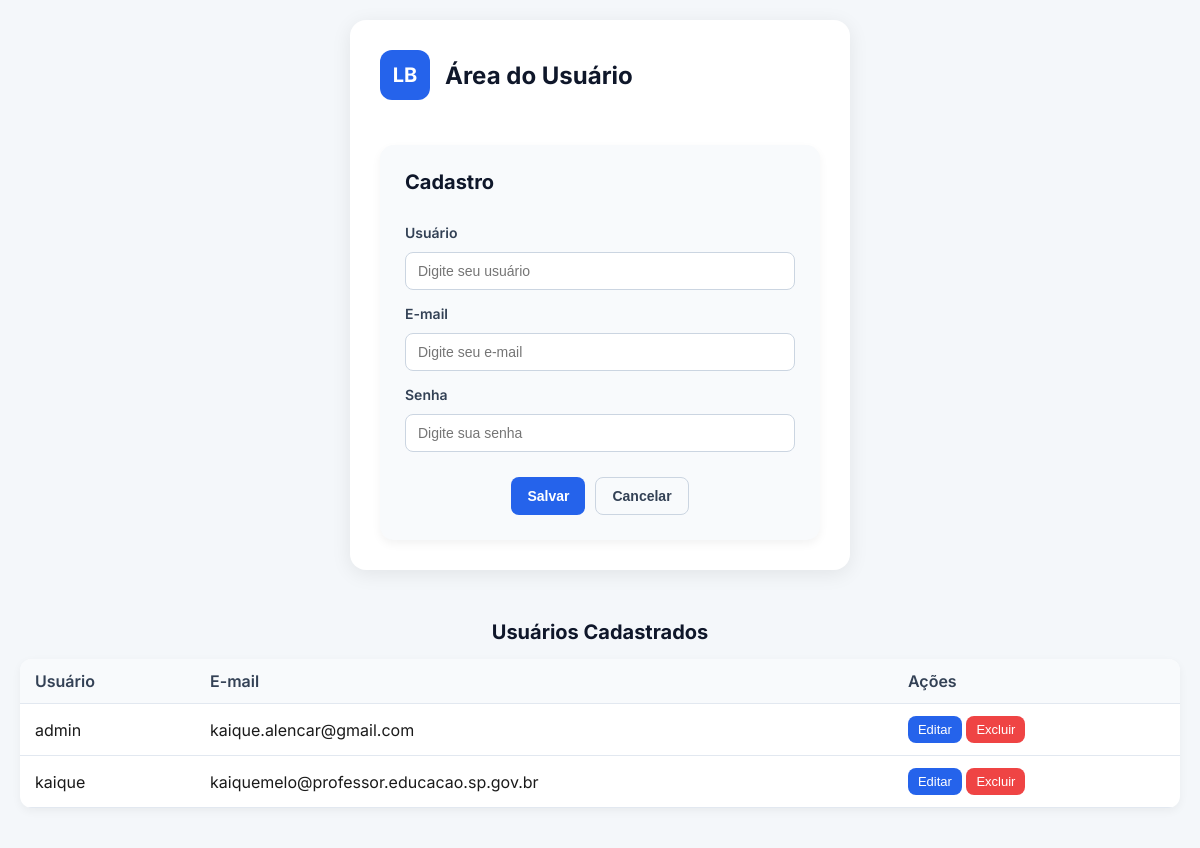
The page /cadastro-usuario on the database as committed earlier.
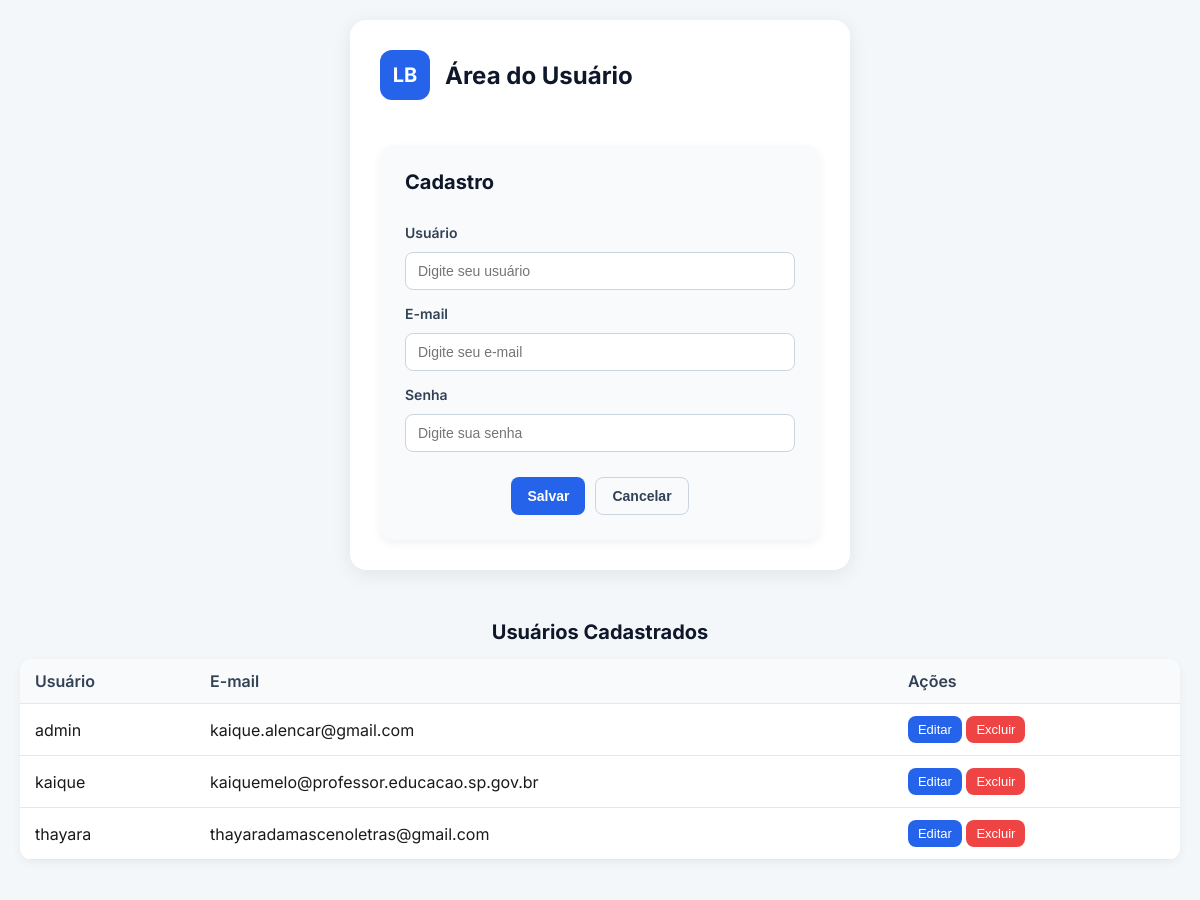
The same page on the database as committed later.
### app/models/user.py (models this page shows, shortened)
class User(db.Model):
    __tablename__ = "users"
    id = db.Column(db.Integer, primary_key=True)
    usuario = db.Column(db.String(80), unique=True, nullable=False)
    email = db.Column(db.String(120), unique=True, nullable=False)
    password_hash = db.Column(db.String(128), nullable=False)
    @property
    def password(self):
        raise AttributeError("A senha não pode ser lida diretamente")

### app/auth/routes.py (the view, shortened to what this page needs)
@usuario_bp.route("/cadastro-usuario", methods=["POST", "GET"])
def cadastro_usuario():
   users = User.query.all()
   return render_template("auth/cadastro.html", users=users)

### app/templates/auth/cadastro.html (shortened to what this page needs)
<!DOCTYPE html>
<html lang="pt-br">
<head>
  <link rel="stylesheet" href="{{url_for('static', filename='css/login.css')}}">
</head>
<body>
  <div class="container">
    <header>
      <div class="logo">LB</div>
      <h1>Área do Usuário</h1>
    </header>
    <main>
    <form class="user-form"  method="POST" id="registerForm" action="{{ url_for('usuarios.cadastro_usuario') }}">
        <h2>Cadastro</h2>
        <div class="full">
          <label for="registerUser">Usuário</label>
          <input type="text" id="usuario" name="usuario" placeholder="Digite seu usuário">
        </div>
        <div class="full">
          <label for="registerEmail">E-mail</label>
          <input type="email" id="email" name="email" placeholder="Digite seu e-mail">
        </div>
        <div class="full">
          <label for="registerPassword">Senha</label>
          <input type="password" id="senha" name="senha" placeholder="Digite sua senha">
        </div>
        <div class="actions">
          <button type="submit" class="btn btn-primary">Salvar</button>
          <button type="reset" class="btn btn-ghost">Cancelar</button>
        </div>
      </form>
     </main>
  </div>
  <section class="user-table-section">
    <h2>Usuários Cadastrados</h2>
    <table class="user-table">
      <thead>
        <th>Usuário</th>
        <th>E-mail</th>
        <th>Ações</th>
      </thead>
      <tbody>
        {% for user in users %}
          <tr>
            <td>{{ user.usuario }}</td>
            <td>{{ user.email }}</td>
            <td>
              <button class="btn-editar">Editar</button>
              <button class="btn-excluir">Excluir</button>
            </td>
          </tr>
        {% endfor %}
      </tbody>
    </table>
  </section>
</body>
</html>

### app/static/css/login.css (style rules this page uses)
* { margin: 0; padding: 0; box-sizing: border-box; }
body { font-family: "Inter", sans-serif; background: #f4f7fa; display: flex; justify-content: center; align-items: center; min-height: 100vh; color: #1a1a1a; }
.container { width: 100%; max-width: 900px; background: #ffffff; padding: 40px; border-radius: 18px; box-shadow: 0 4px 20px rgba(0,0,0,0.08); display: flex; flex-direction: column; gap: 40px; }
header { display: flex; align-items: center; gap: 20px; margin-bottom: 20px; }
.logo { width: 60px; height: 60px; background: #2563eb; color: white; display:flex; justify-content:center; align-items:center; border-radius:12px; font-size: 24px; font-weight: 700; }
header h1 { font-size: 30px; font-weight: 700; color: #0f172a; }
.user-form { display: flex; flex-direction: column; gap: 20px; padding: 25px; border-radius: 14px; background: #f8fafc; box-shadow: 0 4px 10px rgba(0,0,0,0.05); }
.user-form h2 { color: #0f172a; font-weight: 700; margin-bottom: 15px; }
label { font-weight: 600; margin-bottom: 6px; color: #334155; }
input { width: 100%; padding: 12px 14px; border: 1px solid #cbd5e1; border-radius: 10px; background: #ffffff; font-size: 16px; transition: 0.2s; }
.actions { display: flex; gap: 16px; margin-top: 10px; }
.btn { padding: 12px 20px; border: none; border-radius: 10px; cursor: pointer; font-size: 16px; font-weight: 600; transition: 0.25s; }
.btn-primary { background: #2563eb; color: white; }
.btn-ghost { background: transparent; color: #334155; border: 1px solid #cbd5e1; }
body { background: #f4f7fa; display: flex; justify-content: center; align-items: center; min-height: 100vh; }
.container { width: 100%; max-width: 400px; background: #ffffff; padding: 30px; border-radius: 16px; box-shadow: 0 4px 15px rgba(0,0,0,0.08); display: flex; flex-direction: column; gap: 30px; }
header { display: flex; align-items: center; gap: 15px; margin-bottom: 15px; }
.logo { width: 50px; height: 50px; font-size: 20px; }
header h1 { font-size: 24px; }
.actions { display: flex; gap: 10px; margin-top: 10px; justify-content: center; }
.btn { padding: 10px 16px; font-size: 14px; }
body { font-family: "Inter", sans-serif; background: #f4f7fa; color: #1a1a1a; display: flex; flex-direction: column; align-items: center; min-height: 100vh; padding: 20px 0; }
.container { width: 100%; max-width: 500px; background: #ffffff; padding: 30px; border-radius: 16px; box-shadow: 0 4px 20px rgba(0,0,0,0.08); display: flex; flex-direction: column; gap: 30px; }
header { display: flex; align-items: center; gap: 15px; }
.logo { width: 50px; height: 50px; background: #2563eb; color: white; display:flex; justify-content:center; align-items:center; border-radius:12px; font-size: 20px; font-weight: 700; }
.user-form { display: flex; flex-direction: column; gap: 15px; }
.user-form h2 { font-size: 20px; font-weight: 700; color: #0f172a; }
.full { display: flex; flex-direction: column; gap: 5px; }
label { font-size: 14px; font-weight: 600; color: #334155; }
input { padding: 10px 12px; font-size: 14px; border-radius: 8px; border: 1px solid #cbd5e1; background: #ffffff; }
.actions { display: flex; gap: 10px; justify-content: center; }
.btn { padding: 10px 16px; font-size: 14px; border-radius: 8px; cursor: pointer; }
.btn-primary { background: #2563eb; color: white; border: none; }
.btn-editar { background: #2563eb; color: white; border: none; padding: 6px 10px; font-size: 13px; border-radius: 8px; cursor: pointer; transition: 0.2s; }
.btn-excluir { background: #ef4444; color: white; border: none; padding: 6px 10px; font-size: 13px; border-radius: 8px; cursor: pointer; transition: 0.2s; }
.user-table-section { width: 100%; max-width: 1200px; margin-top: 30px; padding: 20px; background: #f4f7fa; }
.user-table-section h2 { font-size: 20px; font-weight: 700; margin-bottom: 15px; color: #0f172a; text-align: center; }
.user-table { width: 100%; border-collapse: collapse; background: #ffffff; box-shadow: 0 3px 10px rgba(0,0,0,0.05); border-radius: 12px; overflow: hidden; }
.user-table th, .user-table td { padding: 12px 15px; text-align: left; border-bottom: 1px solid #e2e8f0; }
.user-table th { background: #f8fafc; font-weight: 600; color: #334155; }

Rows that differ between the two databases and show on the page:
added User: usuario "thayara", email "thayaradamascenoletras@gmail.com"
